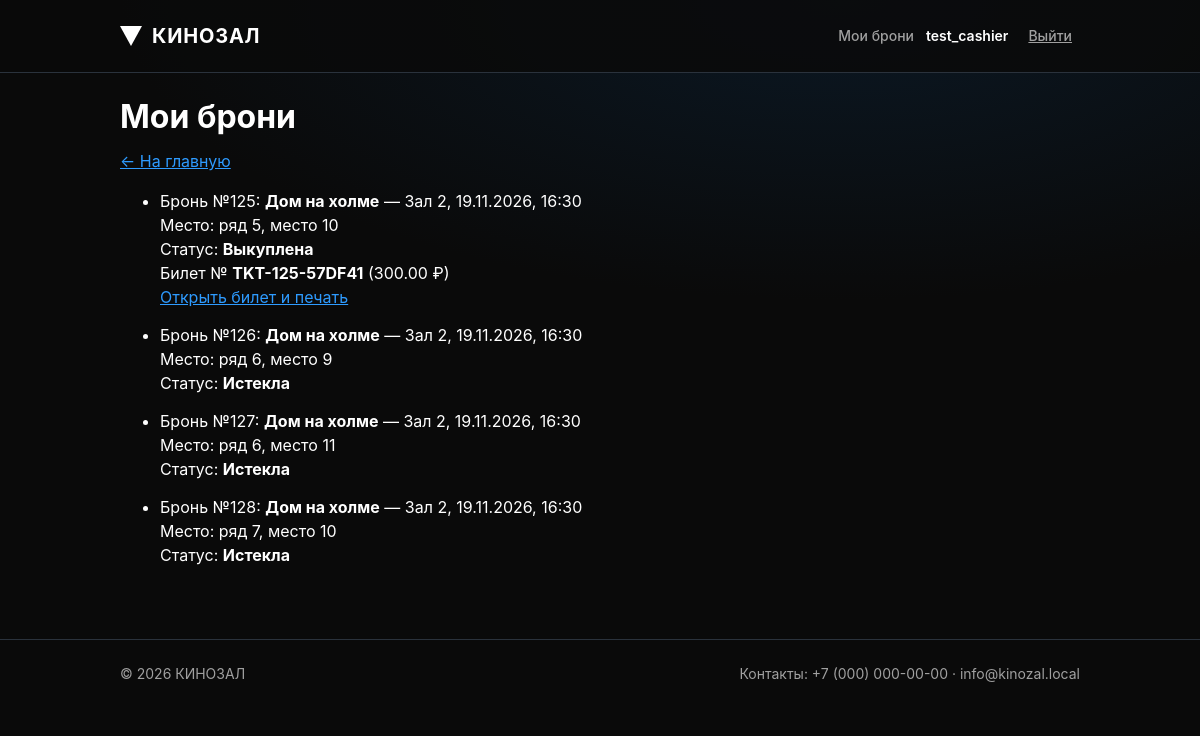
/bookings/ (signed in), run on the app's committed database.
### kino/models.py (models this page shows, shortened)
class Booking(models.Model):
    class Status(models.TextChoices):
        HELD = "held", "Удерживается"
        PAID = "paid", "Выкуплена"
        EXPIRED = "expired", "Истекла"
        CANCELLED = "cancelled", "Отменена"
    HOLD_MINUTES = 15
    ACTIVE_STATUSES = (Status.HELD, Status.PAID)
    user = models.ForeignKey(settings.AUTH_USER_MODEL, on_delete=models.PROTECT,
                             related_name="bookings", verbose_name="пользователь")
    session = models.ForeignKey(Session, on_delete=models.PROTECT, related_name="bookings", verbose_name="сеанс")
    seat = models.ForeignKey(Seat, on_delete=models.PROTECT, related_name="bookings", verbose_name="место")
    created_at = models.DateTimeField("создана", default=timezone.now, editable=False)
    expires_at = models.DateTimeField("удерживается до")
    status = models.CharField("статус", max_length=10, choices=Status.choices, default=Status.HELD)
    class Meta:
        verbose_name = "бронь"
        verbose_name_plural = "брони"
        ordering = ["-created_at"]
        constraints = [
            models.UniqueConstraint(fields=["session", "seat"],
                                    condition=Q(status__in=["held", "paid"]),
                                    name="uniq_active_booking_per_seat"),
            check_constraint(Q(expires_at__gt=F("created_at")), "booking_expires_after_created"),
        ]
        indexes = [models.Index(fields=["session", "status"], name="booking_session_status_idx")]
    @classmethod
    def expire_due(cls, now=None):
        now = now or timezone.now()
        return cls.objects.filter(
            status=cls.Status.HELD,
            expires_at__lte=now,
        ).update(status=cls.Status.EXPIRED)

class Session(models.Model):
    class Status(models.TextChoices):
        ACTIVE = "active", "Идёт по расписанию"
        CANCELLED = "cancelled", "Отменён"
    movie = models.ForeignKey(Movie, on_delete=models.PROTECT, related_name="sessions", verbose_name="фильм")
    hall = models.ForeignKey(Hall, on_delete=models.PROTECT, related_name="sessions", verbose_name="зал")
    starts_at = models.DateTimeField("начало", db_index=True)
    status = models.CharField("статус", max_length=10, choices=Status.choices, default=Status.ACTIVE)
    created_at = models.DateTimeField("создан", default=timezone.now, editable=False)
    class Meta:
        verbose_name = "сеанс"
        verbose_name_plural = "сеансы"
        ordering = ["starts_at"]
        indexes = [models.Index(fields=["hall", "starts_at"], name="session_hall_start_idx")]

class Movie(models.Model):
    AGE_CHOICES = [(0, "0+"), (6, "6+"), (12, "12+"), (16, "16+"), (18, "18+")]
    title = models.CharField("название", max_length=200)
    description = models.TextField("описание", blank=True)
    duration_min = models.PositiveSmallIntegerField(
        "длительность, мин", validators=[MinValueValidator(1), MaxValueValidator(600)])
    year = models.PositiveSmallIntegerField(
        "год выпуска", validators=[MinValueValidator(1900), MaxValueValidator(2100)])
    age_limit = models.PositiveSmallIntegerField("возрастное ограничение", choices=AGE_CHOICES, default=0)
    poster = models.ImageField("постер", upload_to="posters/", blank=True)
    backdrop = models.ImageField("фоновое изображение", upload_to="backdrops/", blank=True)
    is_active = models.BooleanField("показывать в афише", default=True)
    genres = models.ManyToManyField(Genre, related_name="movies", verbose_name="жанры", blank=True)
    created_at = models.DateTimeField("создан", default=timezone.now, editable=False)
    class Meta:
        verbose_name = "фильм"
        verbose_name_plural = "фильмы"
        ordering = ["title"]
        constraints = [
            check_constraint(Q(duration_min__gte=1, duration_min__lte=600), "movie_duration_range"),
            check_constraint(Q(age_limit__in=[0, 6, 12, 16, 18]), "movie_age_limit_values"),
        ]

class Hall(models.Model):
    name = models.CharField("название", max_length=50, unique=True)
    rows_count = models.PositiveSmallIntegerField(
        "число рядов", validators=[MinValueValidator(1), MaxValueValidator(30)])
    seats_per_row = models.PositiveSmallIntegerField(
        "мест в ряду", validators=[MinValueValidator(1), MaxValueValidator(40)])
    description = models.CharField("описание", max_length=200, blank=True)
    class Meta:
        verbose_name = "зал"
        verbose_name_plural = "залы"
        ordering = ["name"]
        constraints = [
            check_constraint(Q(rows_count__gte=1, rows_count__lte=30), "hall_rows_range"),
            check_constraint(Q(seats_per_row__gte=1, seats_per_row__lte=40), "hall_seats_range"),
        ]

class Seat(models.Model):
    hall = models.ForeignKey(Hall, on_delete=models.CASCADE, related_name="seats", verbose_name="зал")
    row = models.PositiveSmallIntegerField("ряд", validators=[MinValueValidator(1)])
    number = models.PositiveSmallIntegerField("номер места", validators=[MinValueValidator(1)])
    category = models.CharField("категория", max_length=10, choices=SeatCategory.choices,
                                default=SeatCategory.STANDARD)
    class Meta:
        verbose_name = "место"
        verbose_name_plural = "места"
        ordering = ["hall", "row", "number"]
        constraints = [
            models.UniqueConstraint(fields=["hall", "row", "number"], name="uniq_seat_position"),
            check_constraint(Q(row__gte=1, number__gte=1), "seat_positive_position"),
        ]

class Ticket(models.Model):
    class Channel(models.TextChoices):
        ONLINE = "online", "Онлайн"
        CASHBOX = "cashbox", "Касса"
    booking = models.OneToOneField(Booking, on_delete=models.PROTECT, related_name="ticket", verbose_name="бронь")
    number = models.CharField("номер билета", max_length=20, unique=True)
    price = models.DecimalField("цена, руб.", max_digits=8, decimal_places=2, validators=[MinValueValidator(0)])
    issued_at = models.DateTimeField("выкуплен", default=timezone.now, editable=False)
    channel = models.CharField("канал", max_length=10, choices=Channel.choices, default=Channel.ONLINE)
    issued_by = models.ForeignKey(settings.AUTH_USER_MODEL, on_delete=models.SET_NULL, null=True, blank=True,
                                  related_name="issued_tickets", verbose_name="оформил (кассир)")
    class Meta:
        verbose_name = "билет"
        verbose_name_plural = "билеты"
        ordering = ["-issued_at"]
        constraints = [check_constraint(Q(price__gte=0), "ticket_price_not_negative")]

### kino/views.py (the view)
# urls.py: path("bookings/", views.my_bookings, name="my_bookings"),
@login_required
def my_bookings(request):
    server_now = timezone.now()
    Booking.expire_due(server_now)
    bookings = (
        Booking.objects.filter(user=request.user)
        .select_related("session__movie", "session__hall", "seat", "ticket")
        .order_by("-created_at")
    )
    return render(
        request,
        "my_bookings.html",
        {"bookings": bookings, "server_now": server_now},
    )

### kino/templates/my_bookings.html (shortened to what this page needs)
{% extends 'base.html' %}
{% block content %}
    <h1>Мои брони</h1>
    <p><a href="{% url 'index' %}">← На главную</a></p>
    {% if bookings %}
        <ul>
            {% for booking in bookings %}
                <li data-booking-row style="margin-bottom: 14px;">
                    Бронь №{{ booking.pk }}:
                    <strong>{{ booking.session.movie.title }}</strong> —
                    {{ booking.session.hall.name }},
                    <time datetime="{{ booking.session.starts_at|date:'c' }}" data-local-datetime>
                    </time><br>
                    Место: ряд {{ booking.seat.row }}, место {{ booking.seat.number }}<br>
                    Статус: <strong data-booking-status>{{ booking.get_status_display }}</strong>
                    {% if booking.ticket %}
                        <br>Билет № <strong>{{ booking.ticket.number }}</strong> ({{ booking.ticket.price }} ₽)
                        <br><a href="{% url 'ticket_detail' booking.ticket.pk %}">Открыть билет и печать</a>
                    {% endif %}
                </li>
            {% endfor %}
        </ul>
    {% else %}
        <p>У вас пока нет броней.</p>
    {% endif %}
{% endblock %}

### kino/templates/base.html (shortened to what this page needs)
{% load static %}<!DOCTYPE html>
<html lang="ru">
<head>
  <link rel="stylesheet" href="{% static 'css/style.css' %}">
</head>
<body class="{% block body_class %}{% endblock %}">
<header class="header" id="site-header">
  <div class="container">
    <a class="logo" href="{% url 'index' %}">
      <svg viewBox="0 0 22 20" aria-hidden="true"><polygon points="0,0 22,0 11,20" fill="#fff"/></svg>КИНОЗАЛ
    </a>
    <div class="user">
      {% if user.is_authenticated %}
      <a href="{% url 'my_bookings' %}">Мои брони</a>
      <b>{{ user.get_username }}</b>
      <form class="inline" method="post" action="{% url 'logout' %}">{% csrf_token %}<button class="linkbtn" type="submit">Выйти</button></form>
      {% else %}
      <a class="btn btn-primary btn-sm" href="{% url 'login' %}">Войти</a>
      {% endif %}
    </div>
  </div>
</header>
<main class="{% block main_class %}{% endblock %}">
  <div class="{% block main_container_class %}container{% endblock %}">
    {% block content %}{% endblock %}
  </div>
</main>
<footer class="footer">
  <div class="container">
    <span>© 2026 КИНОЗАЛ</span>
    <span>Контакты: +7 (000) 000-00-00 · info@kinozal.local</span>
  </div>
</footer>
</body>
</html>

### kino/static/css/style.css (style rules this page uses)
:root { --bg:#0A0A0A; --bg2:#0B0F14; --surface:#11161C; --surface2:#1A1F26; --border:#2A323C; --border-strong:#6B7280; --text:#FFFFFF; --muted:#A0A0A0; --primary:#2E9BFF; --primary-fill:#1570D0; --primary-hover:#1861B5; --primary-active:#134F94; --success:#00C853; --warning:#F7B500; --error:#FF3B30; --success-bg:rgba(0,200,83,.14); --warning-bg:rgba(247,181,0,.14); --error-bg:rgba(255,59,48,.14); --info-bg:rgba(46,155,255,.14); --seat:40px; }
* { box-sizing:border-box }
body { margin:0;font-family:Inter,"Segoe UI",Arial,sans-serif;font-size:16px;line-height:24px;color:var(--text);background:radial-gradient(1200px 500px at 70% 0%,#0B1824 0%,var(--bg) 60%) no-repeat,var(--bg) }
h1 { font-size:28px;line-height:36px;font-weight:700;margin:0 0 12px }
@media (min-width:768px) { h1 { font-size:32px;line-height:40px } }
p { margin:0 0 12px }
a { color:var(--primary) }
.container { width:100%;margin:0 auto;padding:0 16px }
@media (min-width:768px) { .container { max-width:720px;padding:0 } }
@media (min-width:1024px) { .container { max-width:960px } }
main { padding:24px 0 56px;min-height:560px }
.header { background:rgba(10,10,10,.85);border-bottom:1px solid var(--border) }
.header .container { display:flex;align-items:center;gap:8px;min-height:72px }
.logo { display:flex;align-items:center;gap:10px;font-weight:700;font-size:20px;letter-spacing:.04em;color:var(--text);text-decoration:none;margin-right:auto }
.logo svg { width:22px;height:20px }
.user { display:none;align-items:center;gap:12px;font-size:14px;color:var(--muted) }
.user b { color:var(--text);font-weight:600 }
.user a { color:var(--muted);font-weight:500;text-decoration:none }
@media (min-width:768px) { .user { display:flex } }
.footer { border-top:1px solid var(--border);color:var(--muted);padding:24px 0;font-size:14px;line-height:20px }
.footer .container { display:flex;flex-wrap:wrap;gap:8px 32px;justify-content:space-between }
.header { position:relative }
.header .container { position:relative }
.inline { display:inline;margin:0 }
.linkbtn { background:none;border:none;color:var(--muted);font:500 14px/20px Inter,"Segoe UI",Arial,sans-serif;cursor:pointer;min-height:44px;padding:0 8px;text-decoration:underline }

### data on the page
Booking: pk "125", session.movie "Дом на холме", session.hall.name "Зал 2", seat.row "5", seat.number "10", status "Выкуплена", ticket.number "TKT-125-57DF41", ticket.price "300.00"
Booking: pk "126", session.movie "Дом на холме", session.hall.name "Зал 2", seat.row "6", seat.number "9", status "Истекла"
Booking: pk "127", session.movie "Дом на холме", session.hall.name "Зал 2", seat.row "6", seat.number "11", status "Истекла"
Booking: pk "128", session.movie "Дом на холме", session.hall.name "Зал 2", seat.row "7", seat.number "10", status "Истекла"

### other printed values
{{ user.get_username }} "test_cashier"
